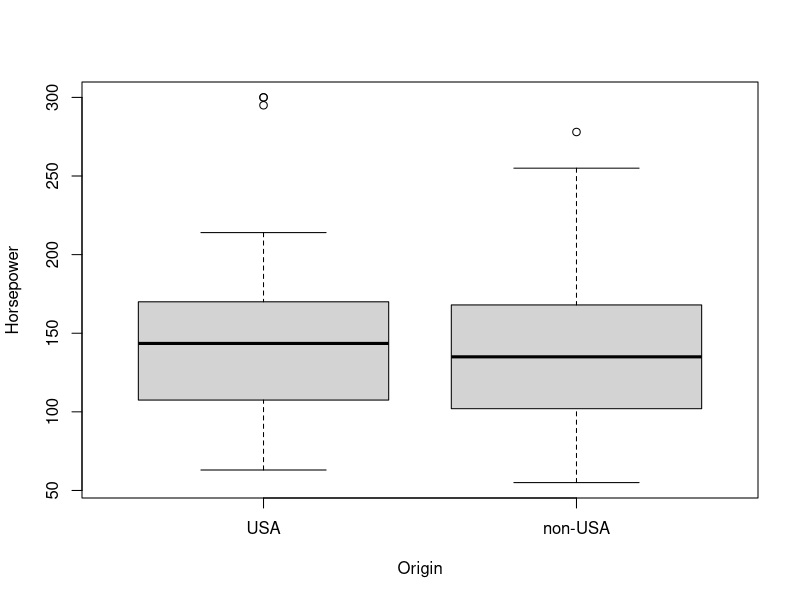
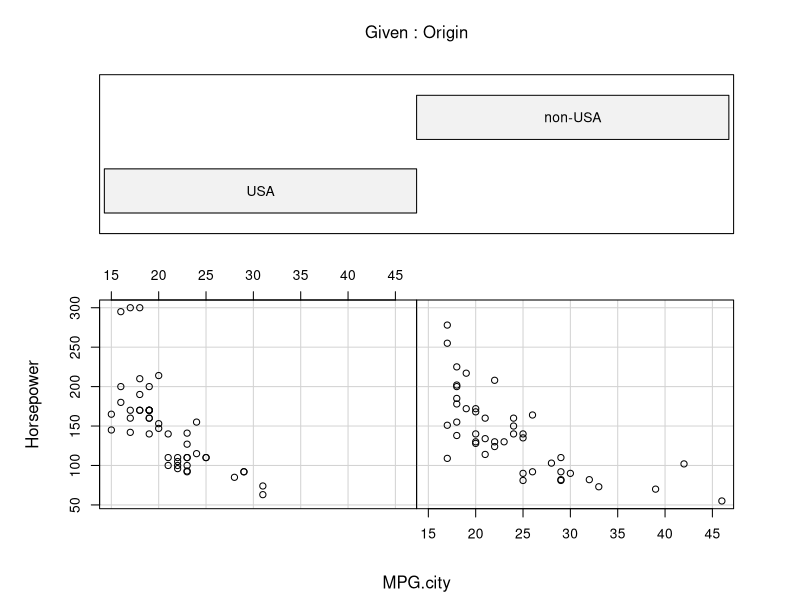

These charts were generated, in order, by the following R code:
## ---- chunk 1
library(MASS)
data(Cars93, package="MASS")
boxplot(Horsepower ~ Origin, data=Cars93)

## ---- chunk 2
#install.packages("MASS")
library(MASS)
data(Cars93, package="MASS")
# View(Cars93)

coplot(Horsepower ~ MPG.city | Origin, data=Cars93)

## ---- chunk 3
#install.packages("ggplot2")
library(ggplot2)
#View(diamonds)
is.factor(diamonds$cut)
is.integer(diamonds$cut)
str(diamonds)
tapply(diamonds$price, diamonds$cut, mean)

